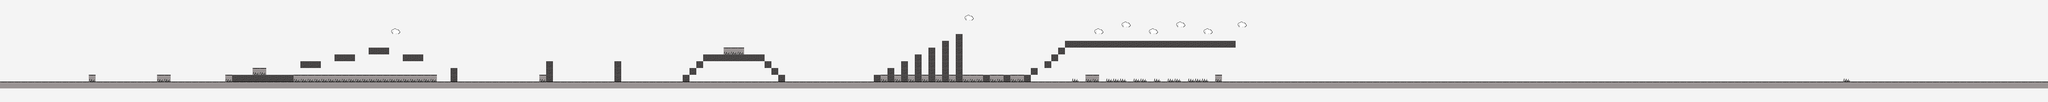

Tiled map render using the project's own tile images. Description and the map definition, with tile-layer contents summarised, below:
An orthogonal 300x15 tile map with 16x16 px tiles, 3 tile layers (bg, block, ground), 3 tilesets and 4 objects (BirthPoint, Enemy, Cloud).

<map version="1.0" tiledversion="1.0.2" orientation="orthogonal" renderorder="right-down" width="300" height="15" tilewidth="16" tileheight="16" nextobjectid="51">
 <tileset firstgid="1" name="dituaaa" tilewidth="16" tileheight="16" tilecount="7" columns="7">
  <image source="dituaaa.png" width="112" height="21" />
  <tile id="0">
   <properties>
    <property name="Kill" type="int" value="0" />
    <property name="isBlock" type="int" value="0" />
    <property name="isWin" type="int" value="1" />
   </properties>
  </tile>
  <tile id="5">
   <properties>
    <property name="Kill" type="int" value="1" />
    <property name="isBlock" type="int" value="0" />
    <property name="isWin" type="int" value="0" />
   </properties>
  </tile>
  <tile id="6">
   <properties>
    <property name="Kill" type="int" value="0" />
    <property name="isBlock" type="int" value="1" />
    <property name="isWin" type="int" value="0" />
   </properties>
  </tile>
 </tileset>
 <tileset firstgid="8" name="bg" tilewidth="16" tileheight="16" tilecount="6325" columns="115">
  <image source="bg.png" width="1854" height="893" />
 </tileset>
 <tileset firstgid="6333" name="block" tilewidth="16" tileheight="16" tilecount="1" columns="1">
  <image source="block.png" width="16" height="16" />
  <tile id="0" type="block">
   <properties>
    <property name="isBlock" type="int" value="1" />
   </properties>
  </tile>
 </tileset>
 <layer name="bg" width="300" height="15">
  <data>[4500 cells, 4500 non-empty, 1 distinct tile ids]</data>
 </layer>
 <layer name="block" width="300" height="15">
  <data>[4500 cells, 452 non-empty, 3 distinct tile ids]</data>
 </layer>
 <layer name="ground" width="300" height="15">
  <data>[4500 cells, 480 non-empty, 5 distinct tile ids]</data>
 </layer>
 <objectgroup name="objects">
  <object id="37" name="BirthPoint" x="41" y="41" />
  <object id="46" name="Enemy" x="1149" y="159" />
  <object id="48" name="Cloud" type="Cloud" x="2785" y="81" />
  <object id="50" x="842" y="-43" />
 </objectgroup>
</map>